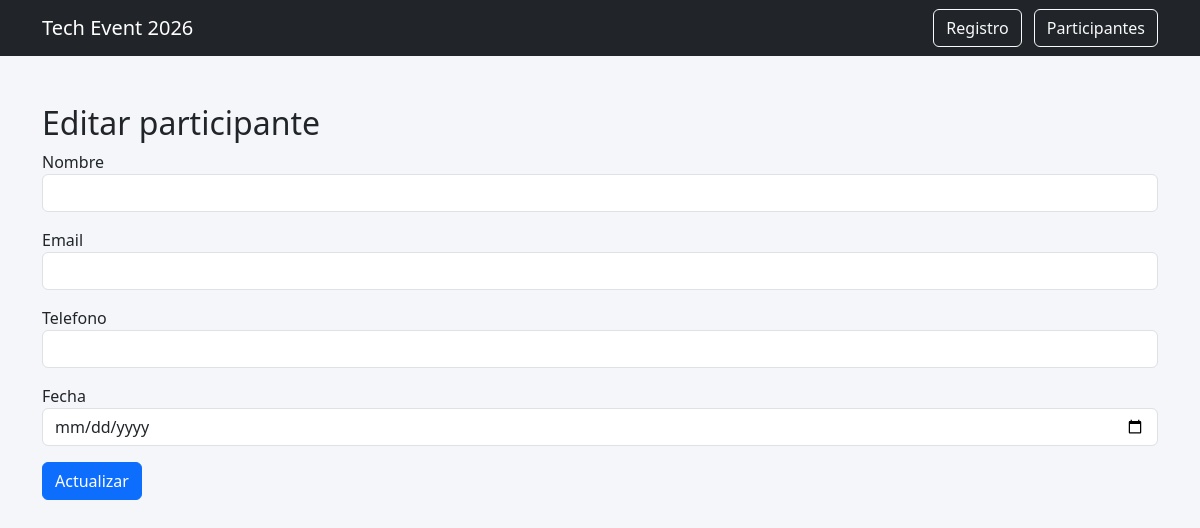
Page /editar/4 on the earlier database version.
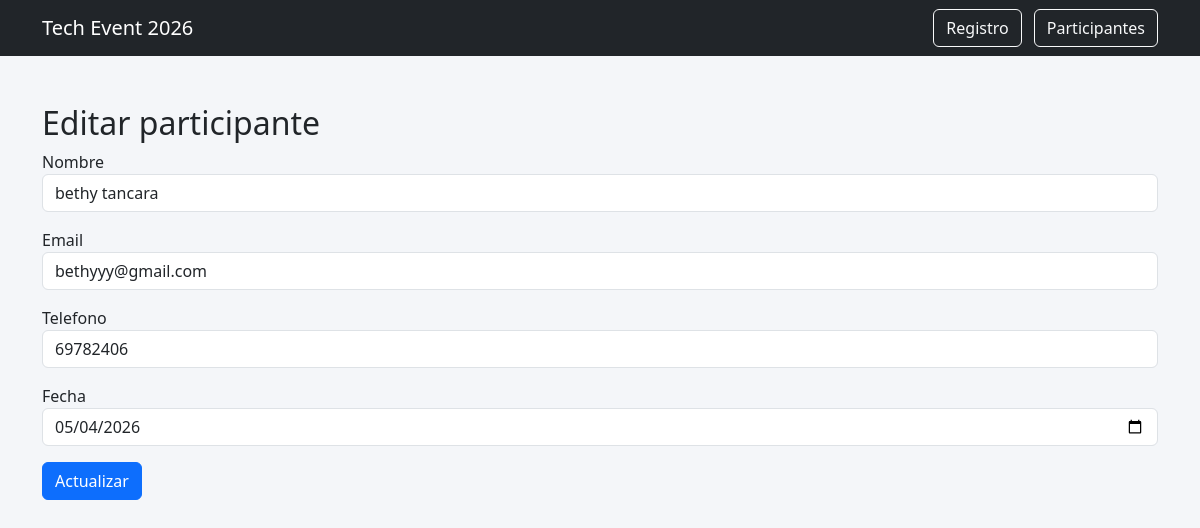
Same page on the later database version.
### tables this page shows
CREATE TABLE participantes(

        id INTEGER PRIMARY KEY AUTOINCREMENT,
        nombre TEXT,
        email TEXT,
        telefono TEXT,
        fecha_registro TEXT

    );

### app.py (the view)
@app.route("/editar/<int:id>")
def editar(id):
    conn = sqlite3.connect("database.db")
    conn.row_factory = sqlite3.Row
    participante = conn.execute("SELECT * FROM participantes WHERE id=?",(id,)).fetchone()
    return render_template("editar.html",participante=participante)

### templates/editar.html (shortened to what this page needs)
{% extends "base.html" %}
{% block content %}
<h2>Editar participante</h2>
<form action="/actualizar" method="post">
<div class="mb-3">
<label>Nombre</label>
<input type="text" name="nombre" class="form-control" value="{{ participante.nombre }}">
</div>
<div class="mb-3">
<label>Email</label>
<input type="email" name="email" class="form-control" value="{{ participante.email }}">
</div>
<div class="mb-3">
<label>Telefono</label>
<input type="text" name="telefono" class="form-control" value="{{ participante.telefono }}">
</div>
<div class="mb-3">
<label>Fecha</label>
<input type="date" name="fecha" class="form-control" value="{{ participante.fecha_registro }}">
</div>
<button class="btn btn-primary">Actualizar</button>
</form>
{% endblock %}

Differences in the rows shown:
added participantes: nombre "bethy tancara", email "bethyyy@gmail.com", telefono "69782406", fecha "05/04/2026"
